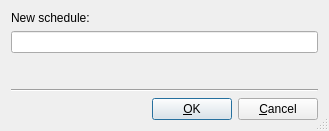
<?xml version="1.0" encoding="UTF-8"?>
<ui version="4.0">
 <class>AddScheduleDialog</class>
 <widget class="QDialog" name="AddScheduleDialog">
  <property name="geometry">
   <rect>
    <x>0</x>
    <y>0</y>
    <width>329</width>
    <height>131</height>
   </rect>
  </property>
  <property name="windowTitle">
   <string>Schedule Dialog</string>
  </property>
  <property name="sizeGripEnabled">
   <bool>true</bool>
  </property>
  <layout class="QVBoxLayout">
   <item>
    <widget class="QLabel" name="textLabel1">
     <property name="text">
      <string>New schedule:</string>
     </property>
     <property name="wordWrap">
      <bool>false</bool>
     </property>
    </widget>
   </item>
   <item>
    <widget class="QLineEdit" name="m_schedEdit"/>
   </item>
   <item>
    <spacer name="spacer2">
     <property name="orientation">
      <enum>Qt::Vertical</enum>
     </property>
     <property name="sizeType">
      <enum>QSizePolicy::Expanding</enum>
     </property>
     <property name="sizeHint" stdset="0">
      <size>
       <width>20</width>
       <height>61</height>
      </size>
     </property>
    </spacer>
   </item>
   <item>
    <widget class="Line" name="line1">
     <property name="frameShape">
      <enum>QFrame::HLine</enum>
     </property>
     <property name="frameShadow">
      <enum>QFrame::Sunken</enum>
     </property>
    </widget>
   </item>
   <item>
    <layout class="QHBoxLayout">
     <property name="spacing">
      <number>6</number>
     </property>
     <property name="margin">
      <number>0</number>
     </property>
     <item>
      <spacer name="Horizontal Spacing2">
       <property name="orientation">
        <enum>Qt::Horizontal</enum>
       </property>
       <property name="sizeType">
        <enum>QSizePolicy::Expanding</enum>
       </property>
       <property name="sizeHint" stdset="0">
        <size>
         <width>20</width>
         <height>20</height>
        </size>
       </property>
      </spacer>
     </item>
     <item>
      <widget class="QPushButton" name="buttonOk">
       <property name="text">
        <string>&amp;OK</string>
       </property>
       <property name="iconSize">
        <size>
         <width>16</width>
         <height>16</height>
        </size>
       </property>
       <property name="shortcut">
        <string/>
       </property>
       <property name="autoDefault">
        <bool>true</bool>
       </property>
       <property name="default">
        <bool>true</bool>
       </property>
      </widget>
     </item>
     <item>
      <widget class="QPushButton" name="buttonCancel">
       <property name="text">
        <string>&amp;Cancel</string>
       </property>
       <property name="iconSize">
        <size>
         <width>16</width>
         <height>16</height>
        </size>
       </property>
       <property name="shortcut">
        <string/>
       </property>
       <property name="autoDefault">
        <bool>true</bool>
       </property>
      </widget>
     </item>
    </layout>
   </item>
  </layout>
 </widget>
 <layoutdefault spacing="6" margin="11"/>
 <resources>
  <include location="quban.qrc"/>
 </resources>
 <connections/>
</ui>
